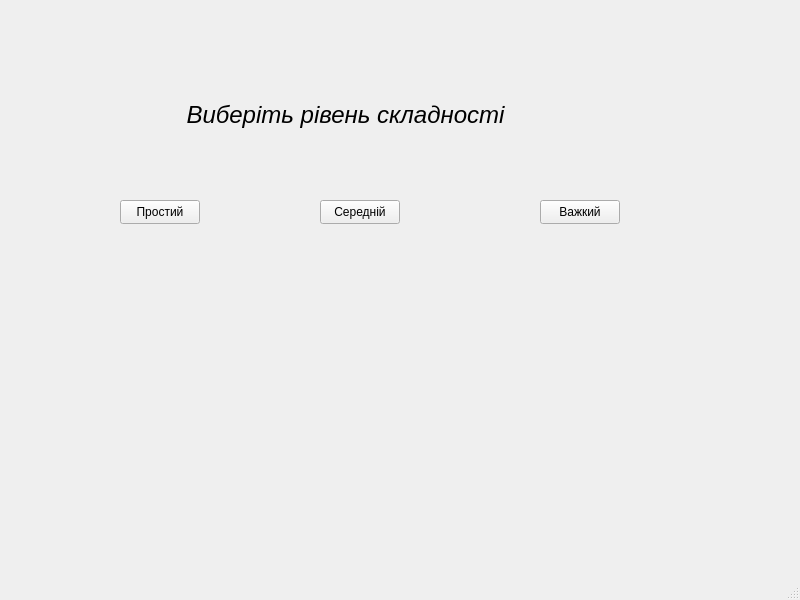
<?xml version="1.0" encoding="UTF-8"?>
<ui version="4.0">
 <class>MainWindow</class>
 <widget class="QMainWindow" name="MainWindow">
  <property name="geometry">
   <rect>
    <x>0</x>
    <y>0</y>
    <width>800</width>
    <height>600</height>
   </rect>
  </property>
  <property name="windowTitle">
   <string>MainWindow</string>
  </property>
  <widget class="QWidget" name="centralwidget">
   <widget class="QPushButton" name="pushButton">
    <property name="geometry">
     <rect>
      <x>120</x>
      <y>200</y>
      <width>80</width>
      <height>24</height>
     </rect>
    </property>
    <property name="text">
     <string>Простий</string>
    </property>
   </widget>
   <widget class="QPushButton" name="pushButton_2">
    <property name="geometry">
     <rect>
      <x>320</x>
      <y>200</y>
      <width>80</width>
      <height>24</height>
     </rect>
    </property>
    <property name="text">
     <string>Середній</string>
    </property>
   </widget>
   <widget class="QPushButton" name="pushButton_3">
    <property name="geometry">
     <rect>
      <x>540</x>
      <y>200</y>
      <width>80</width>
      <height>24</height>
     </rect>
    </property>
    <property name="text">
     <string>Важкий</string>
    </property>
   </widget>
   <widget class="QLabel" name="label">
    <property name="geometry">
     <rect>
      <x>160</x>
      <y>80</y>
      <width>371</width>
      <height>71</height>
     </rect>
    </property>
    <property name="text">
     <string>&lt;html&gt;&lt;head/&gt;&lt;body&gt;&lt;p align=&quot;center&quot;&gt;&lt;span style=&quot; font-size:18pt; font-style:italic;&quot;&gt;Виберіть рівень складності&lt;/span&gt;&lt;/p&gt;&lt;/body&gt;&lt;/html&gt;</string>
    </property>
   </widget>
  </widget>
  <widget class="QMenuBar" name="menubar">
   <property name="geometry">
    <rect>
     <x>0</x>
     <y>0</y>
     <width>800</width>
     <height>21</height>
    </rect>
   </property>
  </widget>
  <widget class="QStatusBar" name="statusbar"/>
 </widget>
 <resources/>
 <connections/>
</ui>
